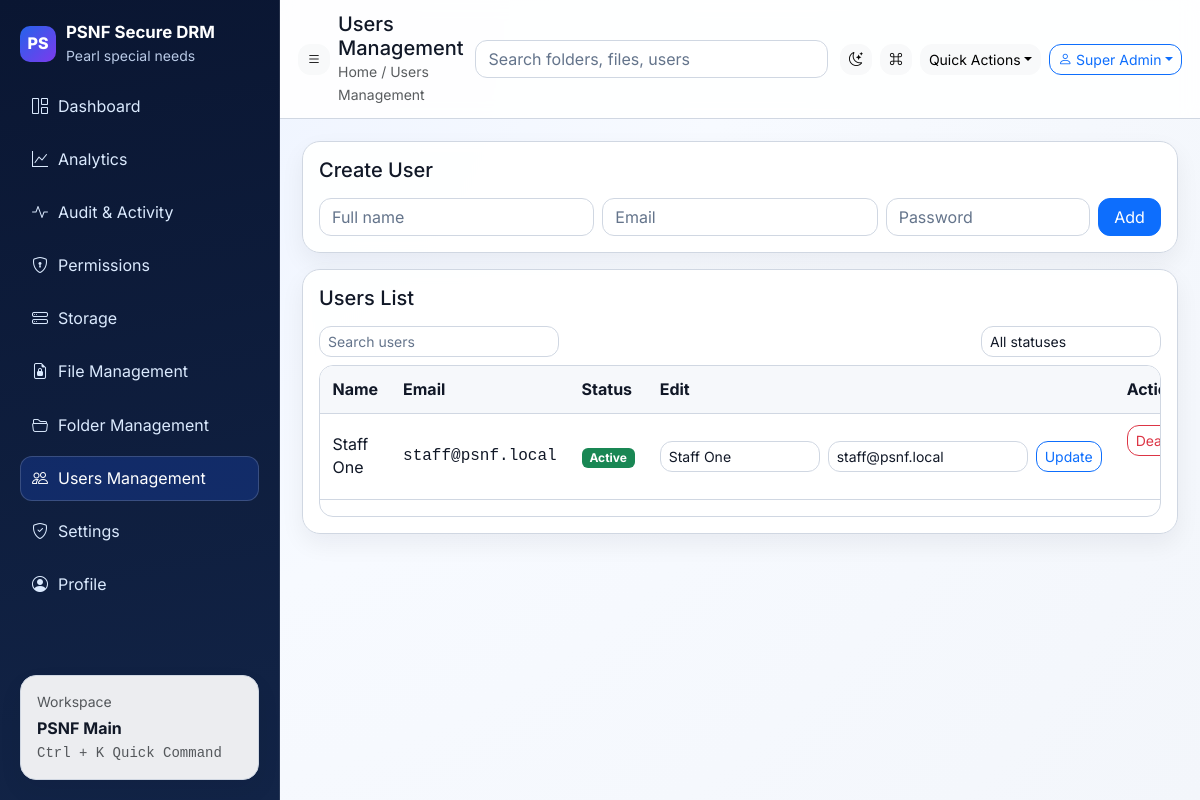
Screenshot of /admin/users (signed in) with the database file from the repository.
### tables this page shows
CREATE TABLE staff (
  id INT AUTO_INCREMENT PRIMARY KEY,
  name VARCHAR(120) NOT NULL,
  email VARCHAR(190) UNIQUE NOT NULL,
  password VARCHAR(255) NOT NULL,
  is_active TINYINT(1) NOT NULL DEFAULT 1,
  created_at TIMESTAMP DEFAULT CURRENT_TIMESTAMP
);

### app/Core/Controller.php (called while the page is built, shortened)
<?php
class Controller {
  protected function view(string $file, array $data = []): void {
    extract($data);
    $app = require __DIR__ . '/../../config/app.php';
    $app['base_url'] = $this->resolveBaseUrl($app);
    require __DIR__ . '/../Views/' . $file . '.php';
  }
  private function resolveBaseUrl(array $app): string {
    $base = (string)($app['base_url'] ?? '');
    if ($base === '' || $base === 'auto') {
      $script = (string)($_SERVER['SCRIPT_NAME'] ?? '');
      $base = rtrim(str_replace('\\', '/', dirname($script)), '/');
    }
    return str_replace(' ', '%20', $base);
  }
}

### app/Controllers/AdminController.php (called while the page is built, shortened)
<?php
class AdminController extends Controller {
  public function staff(): void {
    $this->view('admin/staff', ['staff' => User::allStaff(), 'activeNav' => 'users']);
  }
}

### app/Core/Router.php (called while the page is built, shortened)
<?php
class Router {
  private array $routes = [];
  private function add(string $method, string $path, array $handler): void {
    $this->routes[$method][$this->normalizePath($path)] = $handler;
  }
  private function normalizePath(string $path): string {
    $path = trim($path);
    $path = rtrim($path, '/');
    return $path === '' ? '/' : $path;
  }
  public function dispatch(string $method, string $uri): void {
    $app = require __DIR__ . '/../../config/app.php';
    $uriPath = $this->normalizePath(urldecode($uri));
    $handler = $this->routes[$method][$uriPath] ?? null;
    [$class, $action] = $handler;
    (new $class())->$action();
  }
}

### public/index.php (called while the page is built, shortened)
<?php
$appConfig = require __DIR__ . '/../config/app.php';
$router = new App\Core\Router();
$router->dispatch($_SERVER['REQUEST_METHOD'], parse_url($_SERVER['REQUEST_URI'], PHP_URL_PATH));

### config/app.php (called while the page is built)
<?php
return [
  'app_name' => 'PSNF Secure DRM',
  'base_url' => 'auto',
  'timezone' => 'Asia/Kolkata',
  'session_timeout' => 1800,
  'storage_path' => __DIR__ . '/../storage/private',
];

### app/Models/User.php (called while the page is built, shortened)
<?php
class User {
  public static function allStaff(): array {
    return Database::conn()->query('SELECT id,name,email,is_active FROM staff ORDER BY id DESC')->fetchAll();
  }
}

### app/Views/admin/staff.php (the view, shortened to what this page needs)
<div class="panel card-glass p-3 mb-3">
  <h5 class="mb-3">Create User</h5>
  <form class="ajax-form" method="post" action="<?= $app['base_url'] ?>/admin/staff/create">
    <div class="row g-2">
      <div class="col-md-4"><input class="form-control" name="name" placeholder="Full name" required></div>
      <div class="col-md-4"><input class="form-control" name="email" type="email" placeholder="Email" required></div>
      <div class="col-md-3"><input class="form-control" name="password" placeholder="Password" required></div>
      <div class="col-md-1"><button class="btn btn-primary w-100">Add</button></div>
    </div>
  </form>
</div>
<div class="panel card-glass p-3">
  <h5 class="mb-3">Users List</h5>
  <div class="table-toolbar mb-2">
    <input class="form-control form-control-sm js-local-search" data-filter-group="staff" placeholder="Search users" style="max-width:240px">
    <select class="form-select form-select-sm js-filter" data-filter-group="staff" data-filter-key="status" style="max-width:180px">
      <option value="all">All statuses</option>
    </select>
  </div>
  <div class="table-responsive table-wrap">
    <table class="table table-modern align-middle">
      <thead><tr><th>Name</th><th>Email</th><th>Status</th><th>Edit</th><th>Actions</th></tr></thead>
      <tbody>
      <?php foreach($staff as $s): ?>
        <?php $status = $s['is_active'] ? 'active' : 'inactive'; ?>
        <tr data-filter-group="staff" data-status="<?= $status ?>" data-search="<?= htmlspecialchars(strtolower($s['name'].' '.$s['email'].' '.$status)) ?>">
          <td><?= htmlspecialchars($s['name']) ?></td>
          <td class="mono"><?= htmlspecialchars($s['email']) ?></td>
          <td><?= $s['is_active'] ? '<span class="badge bg-success">Active</span>' : '<span class="badge bg-secondary">Inactive</span>' ?></td>
          <td>
            <form class="ajax-form d-flex gap-2" method="post" action="<?= $app['base_url'] ?>/admin/staff/update">
              <input class="form-control form-control-sm" name="name" value="<?= htmlspecialchars($s['name']) ?>" style="min-width:160px" required>
              <input class="form-control form-control-sm" name="email" type="email" value="<?= htmlspecialchars($s['email']) ?>" style="min-width:200px" required>
              <button class="btn btn-sm btn-outline-primary">Update</button>
            </form>
          </td>
          <td class="d-flex gap-2">
            <form class="ajax-form" method="post" action="<?= $app['base_url'] ?>/admin/staff/toggle">
              <button class="btn btn-sm <?= $s['is_active'] ? 'btn-outline-danger' : 'btn-outline-success' ?>"><?= $s['is_active'] ? 'Deactivate' : 'Activate' ?></button>
            </form>
          </td>
        </tr>
      <?php endforeach; ?>
      </tbody>
    </table>
  </div>
</div>
<?php
require __DIR__ . '/../layouts/admin_shell.php';
require __DIR__ . '/../layouts/main.php';
?>

### public/assets/css/app.css (style rules this page uses)
:root { --radius-sm:12px;--radius-md:16px;--radius-lg:20px; --s1:4px;--s2:8px;--s3:12px;--s4:16px;--s5:20px;--s6:24px; --bg:#f8fafc;--bg-grad:radial-gradient(circle at 10% 0%,#edf3ff,#f7faff 45%,#f3f6fb); --surface:#ffffff;--surface-2:#f6f8fb;--text:#111827;--muted:#64748b;--line:#d0d7e2; --primary:#2563eb;--indigo:#4f46e5;--cyber:#7c3aed;--success:#10b981;--warn:#f59e0b;--danger:#ef4444;--cyan:#06b6d4; --sidebar:#0b1733;--sidebar-grad:linear-gradient(170deg,#0a1632,#122447); --shadow-1:0 10px 24px rgba(15,23,42,.06);--shadow-2:0 18px 45px rgba(15,23,42,.12); }
* { box-sizing:border-box }
html,body { margin:0;background:var(--bg-grad);color:var(--text);font-family:Inter,"SF Pro Text","Segoe UI",system-ui,sans-serif;line-height:1.45;transition:background .25s,color .25s }
.mono { font-family:ui-monospace,SFMono-Regular,Menlo,Monaco,Consolas,monospace }
.card-glass { background:color-mix(in oklab,var(--surface) 92%,transparent);border:1px solid var(--line);border-radius:var(--radius-md);box-shadow:var(--shadow-1);backdrop-filter:blur(6px) }
.form-control,.form-select,.btn { border-radius:12px }
.form-control,.form-select { background:var(--surface)!important;border-color:var(--line)!important;color:var(--text)!important }
.form-control::placeholder { color:var(--muted)!important;opacity:1 }
.table { color:var(--text)!important;--bs-table-bg:transparent;--bs-table-color:var(--text);--bs-table-hover-bg:transparent }
.table > :not(caption) > * > * { background:transparent!important;color:var(--text)!important }
.table-modern tr td,.table-modern tr th,.table tr td,.table tr th { border-color:var(--line);padding:.72rem .78rem;vertical-align:middle }
.table-modern thead th { position:sticky;top:0;background:color-mix(in oklab,var(--surface-2) 92%,transparent)!important;backdrop-filter:blur(6px);z-index:2;font-weight:700 }
.table-modern tbody tr td { background:color-mix(in oklab,var(--surface) 88%,transparent)!important }
.table-wrap { max-height:440px;overflow:auto;border:1px solid var(--line);border-radius:14px }
.panel { border-radius:18px }
.table-toolbar { display:flex;justify-content:space-between;align-items:center;gap:10px;flex-wrap:wrap }

### rows the page displays
staff: name "Staff One", email "staff@psnf.local", is_active "Active"

### other values shown
$title "Users Management"
$crumb "Users Management"
$adminName "Super Admin"
